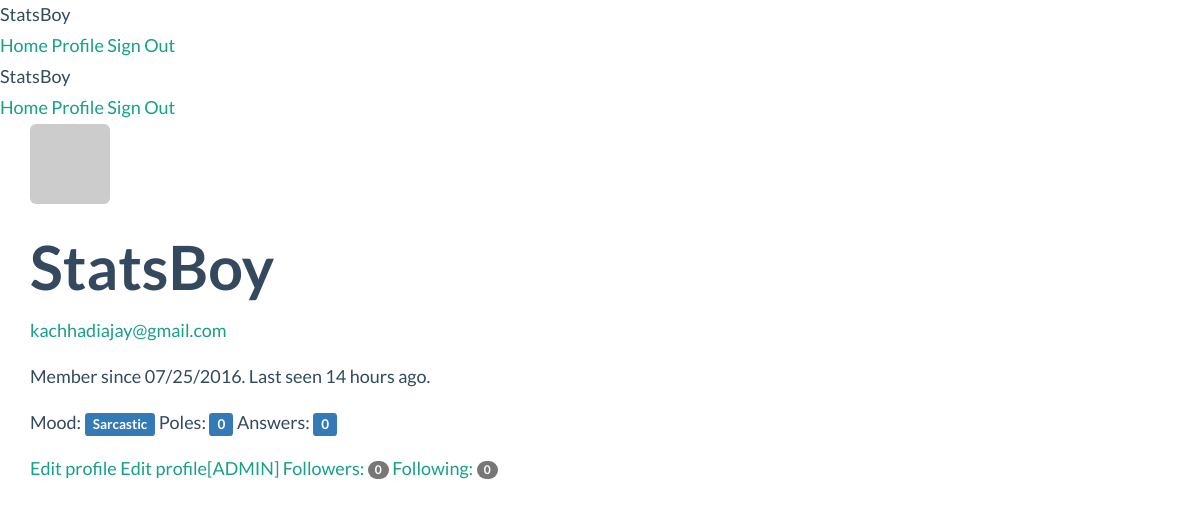
Before: /user/StatsBoy (signed in) with the older database file.
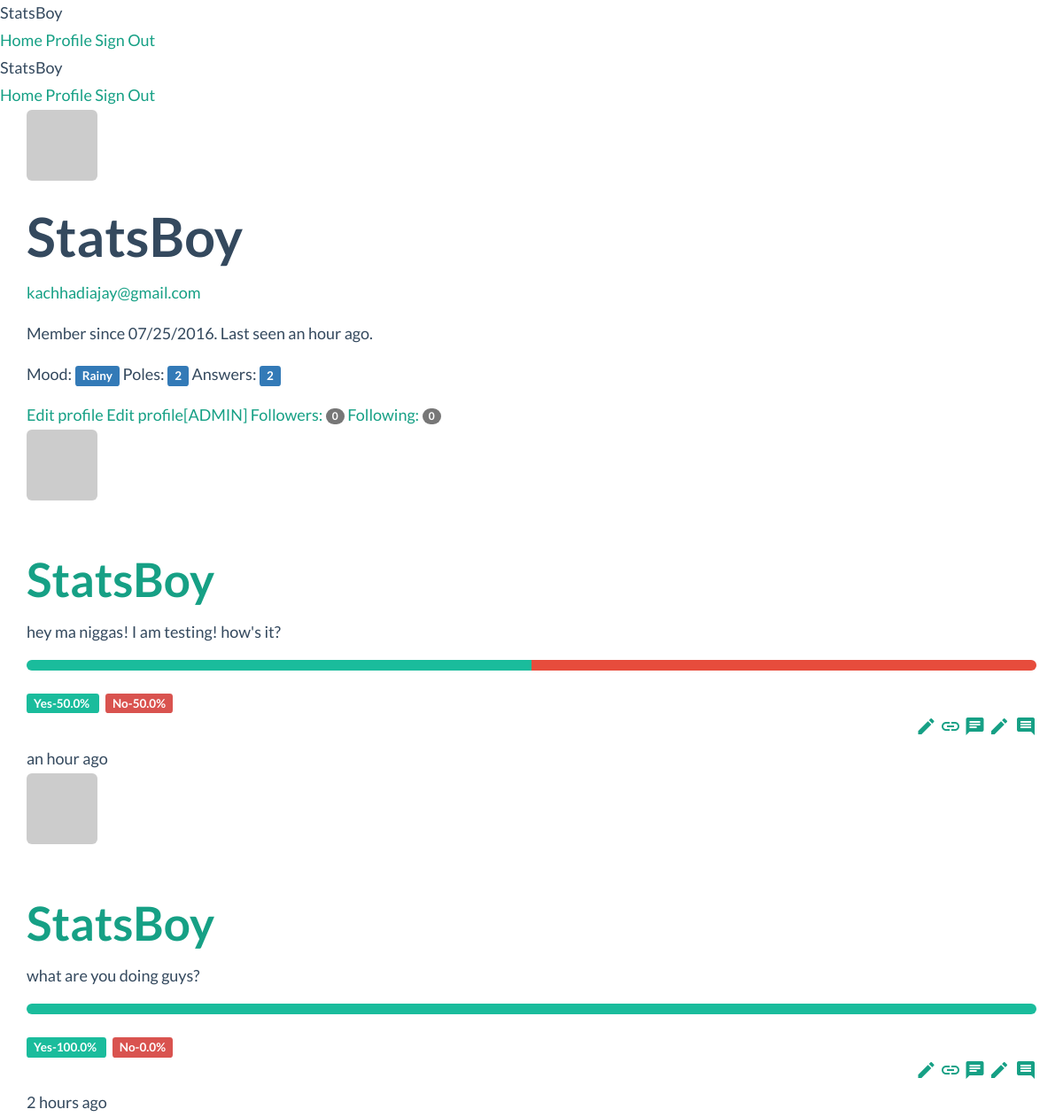
After: the same page with the newer database file.
### app/models.py (models this page shows, shortened)
class User(db.Model, UserMixin):
    __tablename__ = 'users'
    id = db.Column(db.Integer, primary_key=True)
    email= db.Column(db.String(64),unique=True,index=True)
    username = db.Column(db.String(64), unique=True, index=True)
    role_id = db.Column(db.Integer, db.ForeignKey('roles.id'))
    password_hash= db.Column(db.String(128))
    confirmed=db.Column(db.Boolean,default=False)
    name=db.Column(db.String(64))
    location=db.Column(db.String(64))
    about_me=db.Column(db.Text())
    member_since=db.Column(db.DateTime(),default=datetime.utcnow)
    last_seen=db.Column(db.DateTime(), default=datetime.utcnow)
    avatar_hash=db.Column(db.String(32))
    posts=db.relationship('Post',backref='author', lazy='dynamic')
    followed=db.relationship('Follow',foreign_keys=[Follow.follower_id],backref=db.backref('follower',lazy='joined'),lazy='dynamic',cascade='all,delete-orphan')
    followers=db.relationship('Follow',foreign_keys=[Follow.followed_id],backref=db.backref('followed',lazy='joined'),lazy='dynamic',cascade='all, delete-orphan')
    comments=db.relationship('Comment',backref='author',lazy='dynamic')
    answers=db.relationship('Answer',backref='advisor',lazy='dynamic')
    mood=db.Column(db.String(64))
    mood_changed=db.Column(db.DateTime())
    def has_answered(self,post):
        return self.answers.filter_by(post_id=post.id).first() is not None
    def gravatar(self,size=100,default='retro',rating='g'):
        if request.is_secure:
            url= 'https://secure.gravatar.com/avatar'
        else:
            url= 'http://www.gravatar.com/avatar'
        hash= self.avatar_hash or hashlib.md5(self.email.encode('utf-8')).hexdigest()
        return '{url}/{hash}?s={size}&d={default}&r={rating}'.format(url=url,hash=hash,size=size,default=default,rating=rating)
    def ping(self):
        self.last_seen =datetime.utcnow()
        db.session.add(self)
    def can(self,permissions):
        return self.role is not None and (self.role.permissions & permissions) == permissions
    def is_administrator(self):
        return self.can(Permission.ADMINISTER)
    @property
    def password(self):
        raise AttributeError('password is not a readable attribute.')

class Post(db.Model):
    __tablename__='posts'
    id=db.Column(db.Integer,primary_key=True)
    body=db.Column(db.Text)
    timestamp=db.Column(db.DateTime,index=True,default=datetime.utcnow)
    author_id=db.Column(db.Integer,db.ForeignKey('users.id'))
    body_html=db.Column(db.Text)
    comments=db.relationship('Comment',backref='post',lazy='dynamic')
    answers=db.relationship('Answer',backref='question',lazy='dynamic')

### app/main/views.py (the view)
@main.route('/user/<username>')
def user(username):
    user=User.query.filter_by(username=username).first()
    if user is None:
        abort(404)
    posts=user.posts.order_by(Post.timestamp.desc()).all()
    return render_template('user.html',user=user,posts=posts)

### app/auth/views.py (called while the page is built)
@auth.before_app_request
def before_request():
    if current_user.is_authenticated():
        current_user.ping()
        if not current_user.confirmed and request.endpoint[:5] !='auth.':
            return redirect(url_for('auth.unconfirmed'))

### app/main/__init__.py (called while the page is built)
@main.app_context_processor
def inject_permissions():
    return dict(Permission=Permission)

### app/models.py (called while the page is built)
@login_manager.user_loader
def load_user(user_id):
    return User.query.get(int(user_id))

### app/templates/user.html (shortened to what this page needs)
{% extends "base.html" %}
{% block page_content %}
<div class="mdl-grid">
  <div class="mdl-cell mdl-cell--4-col">
<img class="img-rounded profile-thumbnail" src="{{user.gravatar(size=256)}}">
  </div>
<div class="mdl-cell mdl-cell--8-col">
  <h1>{{user.username}}</h1>
  {% if current_user.is_administrator() %}
  <p><a href="mailto:{{user.email}}">{{user.email}}</a></p>
  {% endif %}
  <p>
    Member since {{ moment(user.member_since).format('L')}}.
    Last seen {{moment(user.last_seen).fromNow()}}.
  </p>
  {% if user.mood %}
  <p>
    Mood:&nbsp<span class="label label-primary">{{user.mood}}</span>
    Poles:&nbsp<span class="label label-primary">{{user.posts.count()}}</span>
    Answers:&nbsp<span class="label label-primary">{{user.answers.count()}}</span>
  </p>
  {%endif%}
  {% if user == current_user %}
  <a class="mdl-button mdl-js-button mdl-button--raised mdl-js-ripple-effect mdl-button--colored" href="{{ url_for('.edit_profile')}}">
    Edit profile
  </a>
  {% endif %}
  {% if current_user.is_administrator() %}
  <a class="mdl-button mdl-js-button mdl-button--raised mdl-js-ripple-effect mdl-button--colored" href="{{ url_for('.edit_profile_admin',id=user.id)}}">
    Edit profile[ADMIN]
  </a>
  {% endif %}
  {% if current_user.is_administrator() %}
  <a href="{{url_for('.followers',username=user.username)}}">Followers: <span class="badge">{{ user.followers.count()-1}}</span></a>
  <a href="{{ url_for('.followed_by',username=user.username)}}">Following: <span class="badge">{{user.followed.count()-1}}</span></a>
  {% else %}
  <a href="{{url_for('.followers',username=user.username)}}">Followers: <span class="badge">{{ user.followers.count()-1}}</span></a>
  <a href="{{ url_for('.followed_by',username=user.username)}}">Following: <span class="badge">{{user.followed.count()-2}}</span></a>
  {% endif %}
</div>
</div>
<div class="mdl-grid">
  <div class="mdl-cell mdl-cell--12-col">
{% include "_posts.html" %}
</div>
</div>
{% endblock %}

### app/templates/base.html (shortened to what this page needs)
{% extends "bootstrap/base.html" %}
{% block head %}
{{ super() }}
<link rel="stylesheet" type="text/css" href="{{ url_for('static', filename='styles.css') }}">
<link rel="stylesheet" type="text/css" href="{{ url_for('static', filename='flat-ui.min.css') }}">
<link rel="stylesheet" href="https://code.getmdl.io/1.1.3/material.indigo-pink.min.css">
{% endblock %}
{% block navbar %}
<div class="mdl-layout mdl-js-layout mdl-layout--fixed-header">
  <header class="mdl-layout__header">
    <div class="mdl-layout__header-row">
      <span class="mdl-layout-title">StatsBoy</span>
      <nav class="mdl-navigation mdl-layout--large-screen-only">
        <a class="mdl-navigation__link" href="{{ url_for('main.index') }}">Home</a>
        {% if current_user.is_authenticated() %}
        <a class="mdl-navigation__link" href="{{ url_for('main.user',username=current_user.username) }}">Profile</a>
        {% endif %}
        {% if current_user.is_authenticated() %}
        <a class="mdl-navigation__link" href="{{url_for('auth.logout')}}">Sign Out</a>
        {% else %}
        <a class="mdl-navigation__link" href="{{url_for('auth.login')}}">Sign In</a>
        {% endif %}
      </nav>
    </div>
  </header>
  <div class="mdl-layout__drawer">
    <span class="mdl-layout__title">StatsBoy</span>
    <nav class="mdl-navigation">
      <a class="mdl-navigation__link" href="{{ url_for('main.index') }}">Home</a>
      {% if current_user.is_authenticated() %}
      <a class="mdl-navigation__link" href="{{ url_for('main.user',username=current_user.username) }}">Profile</a>
      <a class="mdl-navigation__link" href="{{url_for('auth.logout')}}">Sign Out</a>
      {% else %}
      <a class="mdl-navigation__link" href="{{url_for('auth.login')}}">Sign In</a>
      {% endif %}
    </nav>
  </div>
{% endblock %}
{% block content %}
<main class="mdl-layout__content">
  <div class="container">
    {% block page_content %}{% endblock %}
  </div>
</main>
</div>
{% endblock %}

### app/templates/_posts.html (shortened to what this page needs)
    {% for post in posts %}
            <div class="mdl-cell mdl-cell--12-col card-lesson mdl-card mdl-color--white mdl-shadow--2dp">
  <div class="mdl-card__title">
    <img class="img-rounded profile-thumbnail media-object" src="{{ post.author.gravatar(size=40) }}">&nbsp
    <h2 class="mdl-card__title-text"><a href="{{ url_for('.user', username=post.author.username) }}">{{ post.author.username }}</a></h2>
  </div>
  <div class="mdl-card__supporting-text">
    {% if post.body_html %}
  {{ post.body_html | safe }}
  {% else %}
  {{ post.body }}
  {% endif %}
  {% if current_user.has_answered(post)==True %}
  <div class="progress">
    <div class="progress-bar progress-bar-primary" style="width: {{ ((post.answers.filter_by(opinion=True).count())/(post.answers.count())*100)}}%;"></div>
    <div class="progress-bar progress-bar-danger" style="width:{{100-((post.answers.filter_by(opinion=True).count())/(post.answers.count())*100)}}% ;"></div>
  </div>
  <span class="label label-green">Yes-{{((post.answers.filter_by(opinion=True).count())/(post.answers.count())*100)}}% </span>&nbsp
  <span class="label label-danger">No-{{100-((post.answers.filter_by(opinion=True).count())/(post.answers.count())*100)}}% </span>
  {% endif %}
</div>
  <div class="mdl-card__actions mdl-card--border">
    <div class="mdl-grid">
  <div class="mdl-cell mdl-cell--6-col text-right">
    {% if current_user == post.author %}
    <a href="{{url_for('.edit',id=post.id)}}" class="material-icons mdl-badge mdl-badge--overlap">edit</a>
    {% elif current_user.is_administrator() %}
    <a href="{{url_for('.edit',id=post.id)}}" class="material-icons mdl-badge mdl-badge--overlap">border color</a>
    {% endif %}
    <a href="{{url_for('.post',id=post.id)}}" class="material-icons mdl-badge mdl-badge--overlap">link</a>
    <a href="{{ url_for('.post',id=post.id)}}#comments" class=" material-icons mdl-badge mdl-badge--overlap" data-badge="{{ post.comments.count()}}">chat</a>
    {% if current_user.can(Permission.MODERATE_COMMENTS) %}
    <a href="{{ url_for('.moderate')}}" class="material-icons mdl-badge mdl-badge--overlap">mode comment</a>
    {% endif %}
  </div>
  </div>
  <div class="mdl-card__menu">
   {{ moment(post.timestamp).fromNow()}}
 </div>
</div>
</div>
    {% endfor %}

### app/static/styles.css (style rules this page uses)
.label-green { background-color: #1abc9c; }

Changed rows visible on the page:
changed User "StatsBoy": last_seen "14 hours ago" → "an hour ago"; mood "Sarcastic" → "Rainy"
added Post: author.username "StatsBoy", body_html "hey ma niggas! I am testing! how's it?", answers "50.0", timestamp "an hour ago"
added Post: author.username "StatsBoy", body_html "what are you doing guys?", answers "100.0", answers "0.0", timestamp "2 hours ago"
Other visible differences:
{{ user.posts.count() }}: "0" → "2"
{{ user.answers.count() }}: "0" → "2"
